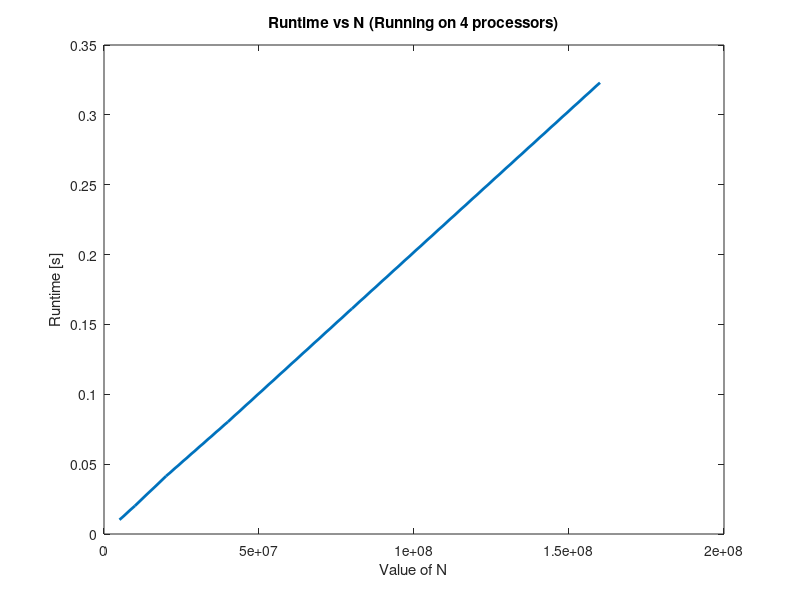

Reproduce this figure in MATLAB.
x = [1, 2, 4, 8, 16]
y = [0.037005, 0.019703, 0.010148, 0.005282, 0.002683]
plot(x, y, 'LineWidth',2)
ylabel('Runtime [s]')
ylabel('Number of Processors')
title('Runtime vs Number of Processors')

x = [5000000,2500001,1250002,625003,312504]
y = [0.037005, 0.019703, 0.010148, 0.005282, 0.002683]
plot(x, y, 'LineWidth',2)
ylabel('Runtime [s]')
xlabel('n/p+log(p)')
title('Runtime vs n/p+log(p) (n = 5000000)')

x = [5000000,10000000,20000000,40000000,80000000,160000000]
y=[0.010138, 0.020239, 0.041361, 0.080369, 0.161331, 0.323059]
plot(x, y, 'LineWidth',2)
ylabel('Runtime [s]')
xlabel('Value of N')
title('Runtime vs N (Running on 4 processors)')

